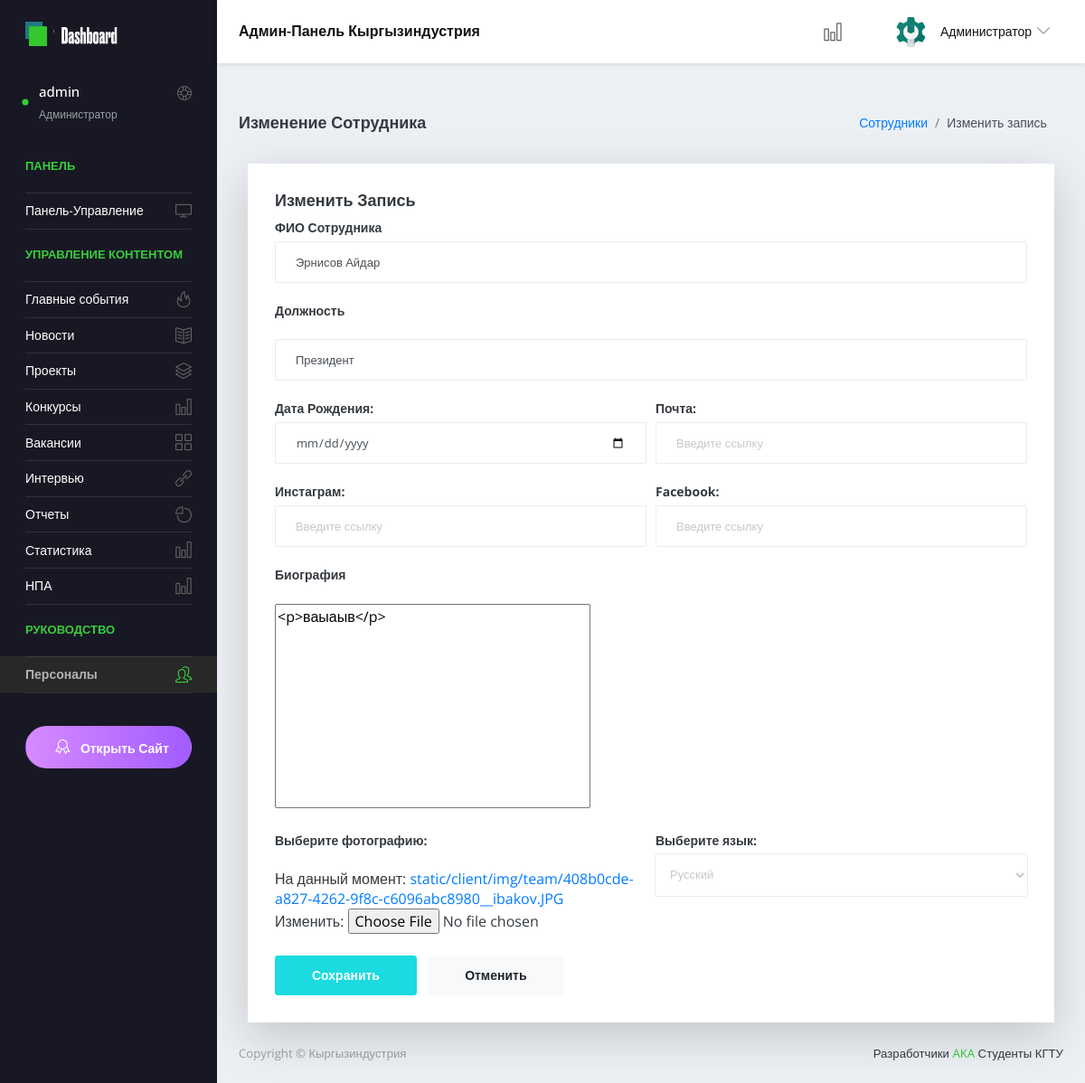
The app's page /ru/admin-panel/management/update/1/ (signed in) with its own data.
### main/models.py (models this page shows, shortened)
class Management(models.Model):
    full_name = models.CharField(max_length = 60, verbose_name = "ФИО Сотрудника")
    position = models.CharField(max_length = 200, verbose_name = "Должность")
    date_birth = models.DateField(verbose_name='Дата рождения', default=now)
    about = RichTextField(verbose_name="Биография сотрудника")
    mail_link = models.CharField(max_length=2080, verbose_name='Ссылка на почту', null=True)
    instagram_link = models.CharField(max_length=2080, verbose_name='Ссылка на инстаграм', null=True)
    facebook_link = models.CharField(max_length=2080, verbose_name='Ссылка на facebook', null=True)
    language=models.CharField(
                               max_length = 10,
                               choices = LanguageChoice.choices,
                               default = LanguageChoice.RU,
                               verbose_name = "Язык"
                               )
    picture = models.ImageField(
        verbose_name="Фотография",
        upload_to=get_file_path,
        validators = [validate_image_file_extension]
        )
    path_url = "static/client/img/team/"

### main/views.py (the view)
# urls.py: path('admin-panel/management/update/<int:pk>/', views.ManagementUpdateView.as_view(), name='management_update'),
class ManagementUpdateView(LoginRequiredMixin, SuccessMessageMixin, ManagementView, UpdateView):
    login_url = 'login_page'
    success_url = reverse_lazy("management_all")
    template_name = 'admin/pages/management/management_form.html'
    success_message = "Запись успешно обновлена!"

### main/templates/admin/pages/management/management_form.html (shortened to what this page needs)
{% extends 'admin/admin_base.html' %}
{% load static %}
{% block content %}
{% url "management_create"  as url_path %}
<div class="content-wrapper">
    <div class="page-header">
      <h3 class="page-title">{% if request.path == url_path %}Добавление{% else%}Изменение{% endif %} Сотрудника</h3>
      <nav aria-label="breadcrumb">
        <ol class="breadcrumb">
          <li class="breadcrumb-item"><a href="{% url 'management_all' %}">Сотрудники</a></li>
          <li class="breadcrumb-item active" aria-current="page">{% if request.path == url_path %}Добавить{% else%}Изменить{% endif %} запись</li>
        </ol>
      </nav>
    </div>
    <div class="col-12 grid-margin stretch-card">
        <div class="card shadow-lg">
        <div class="card-body">
            <h4 class="card-title">{% if request.path == url_path %}Добавить{% else%}Изменить{% endif %} запись</h4>
            <form class="forms-sample" method="POST" enctype="multipart/form-data">
            <div class="form-group">
                <label for="{{ form.full_name.id_for_label }}" class="font-weight-bold">ФИО Сотрудника</label>
                {{ form.full_name }}
            </div>
            <div class="form-group">
               <p><label for="{{ form.position.id_for_label }}" class="font-weight-bold">Должность</label></p>
                {{ form.position }}
            </div>
            <div class="form-row">
                <div class="col form-group">
                    <label for="{{ form.date_birth.id_for_label }}" class="font-weight-bold">Дата Рождения:</label>
                    {{ form.date_birth }}
                </div>
                <div class="col form-group">
                    <label for=" {{ form.mail_link.id_for_label }}" class="font-weight-bold">Почта:</label>
                    {{ form.mail_link }}
                </div>
            </div>
            <div class="form-row">
                <div class="col form-group">
                    <label for="{{ form.instagram_link.id_for_label }}" class="font-weight-bold">Инстаграм:</label>
                    {{ form.instagram_link }}
                </div>
                <div class="col form-group">
                    <label for=" {{ form.facebook_link.id_for_label }}" class="font-weight-bold">Facebook:</label>
                    {{ form.facebook_link }}
                </div>
            </div>
            <div class="form-group">
                <p>
                <label for="{{ form.about.id_for_label }}" class="font-weight-bold">Биография</label>
                </p>
                {{ form.about }}
            </div>
            <div class="form-row">
                 <div class="col form-group">
                    <p>
                    <label for="{{ form.picture.id_for_label }}" class="font-weight-bold">Выберите фотографию:</label>
                    </p>
                    {{ form.picture }}
                 </div>
                <div class="col form-group">
                    <label for=" {{ form.language.id_for_label }}" class="font-weight-bold">Выберите язык:</label>
                    {{ form.language }}
                </div>
            </div>
            {% url 'management_all' as management %}
            <button type="submit" class="btn btn-primary mr-2">Сохранить</button>
            <a href="{{management}}"  class="btn btn-light">Отменить</a>
            </form>
        </div>
        </div>
    </div>
</div>
{% endblock content %}

### main/templates/admin/blocks/side-bar.html (shortened to what this page needs)
{% load static %}
  <nav class="sidebar sidebar-offcanvas" id="sidebar">
      <ul class="nav">
        <li class="nav-item nav-profile user-select-none">
          <a class="nav-link">
            <div class="profile-image">
              <div class="dot-indicator bg-success"></div>
            </div>
            <div class="text-wrapper">
              <p class="profile-name">{{ user }}</p>
              <p class="designation">Администратор</p>
            </div>
            <div class="icon-container">
              <i class="icon-support"></i>
            </div>
          </a>
        </li>
        <li class="nav-item nav-category">
          <span class="nav-link">Панель</span>
        </li>
        <li class="nav-item" id="main-panel">
          <a class="nav-link" href="{% url 'admin_panel' %}">
            <span class="menu-title">Панель-Управление</span>
            <i class="icon-screen-desktop menu-icon"></i>
          </a>
        </li>
        <li class="nav-item nav-category"><span class="nav-link">Управление контентом</span></li>
        <li class="nav-item" id="hotnews-panel">
          <a class="nav-link" data-toggle="collapse" href="#hotnews" aria-expanded="{% if expand_hotnews %}true{% else %}false{% endif %}" aria-controls="hotnews">
            <span class="menu-title">Главные события</span>
            <i class="icon-fire menu-icon"></i>
          </a>
        </li>
        <li class="nav-item" id="news-panel">
          <a class="nav-link" data-toggle="collapse" href="#news" aria-expanded="{% if expand_news %}true{% else %}false{% endif %}" aria-controls="news">
            <span class="menu-title">Новости</span>
            <i class="icon-book-open menu-icon"></i>
          </a>
        </li>
        <li class="nav-item" id="projects-panel">
          <a class="nav-link" data-toggle="collapse" href="#projects" aria-expanded="{% if expand_projects %}true{% else %}false{% endif %}" aria-controls="projects">
            <span class="menu-title">Проекты</span>
            <i class="icon-layers menu-icon"></i>
          </a>
        </li>
        <li class="nav-item" id="contests-panel">
          <a class="nav-link" data-toggle="collapse" href="#contests" aria-expanded="{% if expand_contests %}true{% else %}false{% endif %}" aria-controls="contests">
            <span class="menu-title">Конкурсы</span>
            <i class="icon-chart menu-icon"></i>
          </a>
        </li>
        <li class="nav-item" id="vacancies-panel">
          <a class="nav-link" href="{% url 'vacancies_all' %}" aria-expanded="{% if expand_vacancies %}true{% else %}false{% endif %}" aria-controls="vacanciese">
            <span class="menu-title">Вакансии</span>
            <i class="icon-grid menu-icon"></i>
          </a>
        </li>
        <li class="nav-item" id="interviews-panel">
          <a class="nav-link" href="{% url 'interviews_all' %}" aria-expanded="{% if expand_interviews %}true{% else %}false{% endif %}" aria-controls="interviews">
            <span class="menu-title">Интервью</span>
            <i class="icon-link menu-icon"></i>
          </a>
        </li>
        <li class="nav-item" id="reports-panel">
          <a class="nav-link" href="{% url 'reports_all' %}" aria-expanded="{% if expand_reports %}true{% else %}false{% endif %}" aria-controls="reports">
            <span class="menu-title">Отчеты</span>
            <i class="icon-pie-chart menu-icon"></i>
          </a>
        </li>
        <li class="nav-item" id="statistics-panel">
          <a class="nav-link" href="{% url 'statistics_all' %}" aria-expanded="{% if expand_statistics %}true{% else %}false{% endif %}" aria-controls="statistics">
            <span class="menu-title">Статистика</span>
            <i class="icon-chart menu-icon"></i>
          </a>
        </li>
        <li class="nav-item" id="regulations-panel">
          <a class="nav-link" href="{% url 'regulations_all' %}" aria-expanded="{% if expand_regulations %}true{% else %}false{% endif %}" aria-controls="regulations">
            <span class="menu-title">НПА</span>
            <i class="icon-chart menu-icon"></i>
          </a>
        </li>
        <li class="nav-item nav-category"><span class="nav-link">Руководство</span></li>
        <li class="nav-item" id="management-panel">
          <a href="{% url 'management_all' %}" class="nav-link {% if active_management %}active{% endif %}">
            <span class="menu-title">Персоналы</span>
            <i class="icon-people menu-icon"></i>
          </a>
        </li>
        <li class="nav-item pro-upgrade">
          <span class="nav-link">
            <a class="btn btn-block px-0 btn-rounded btn-upgrade" href="{% url 'index' %} " target="_blank"> <i class="icon-badge mx-2"></i> Открыть Сайт</a>
          </span>
        </li>
      </ul>
    </nav>

### records on screen
Management: full_name "Эрнисов Айдар", position "Президент", about "<p>ваыаыв</p>", language "Русский"

### other values on screen
{{ user }} "admin"
